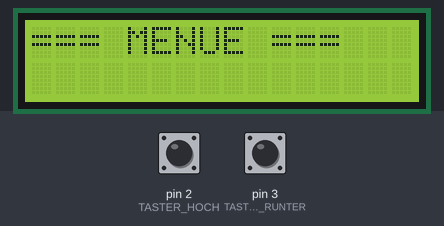
This sketch was run on a simulated Arduino Uno, built with avr-gcc and run on an emulated ATmega328P. Shown: 16×2 character LCD. The test bench sets the inputs (shaded band); at power-on: pin 2 (TASTER_HOCH) HIGH, pin 3 (TASTER_RUNTER) HIGH. What the sketch prints to the serial monitor is not drawn.

Above: at 0.1 s.
2.9 s: pin 2 (TASTER_HOCH) pulled LOW for 0.15 s
At 3.8 s:
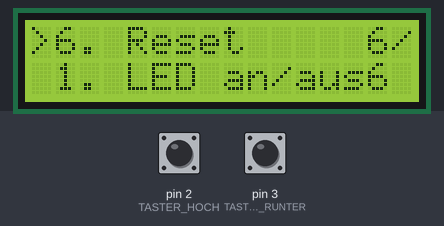
4.5 s: pin 2 (TASTER_HOCH) pulled LOW for 1 s
At 4.8 s:
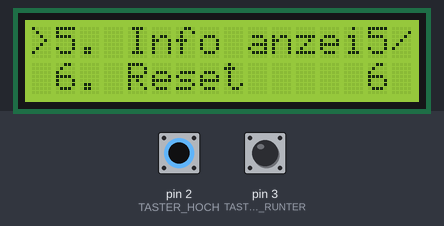
7.0 s: pin 2 (TASTER_HOCH) pulled LOW for 0.15 s
At 8.2 s:
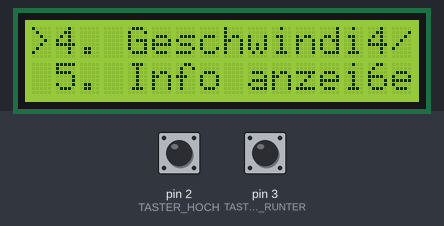
8.6 s: pin 2 (TASTER_HOCH) pulled LOW for 3.2 s
At 9.2 s:
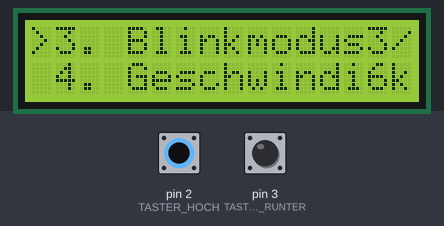
13.3 s: pin 2 (TASTER_HOCH) pulled LOW for 0.15 s
At 13.9 s:
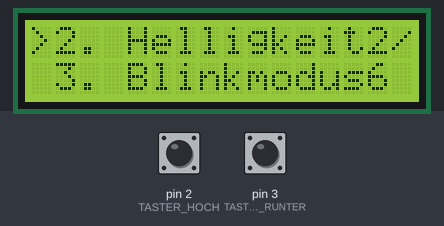
14.9 s: pin 3 (TASTER_RUNTER) pulled LOW for 0.15 s
At 15.4 s:
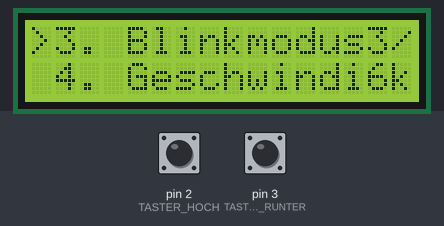
Timing chart, 0 to 17.5 s (numbered marks = the images above; inputs shaded):
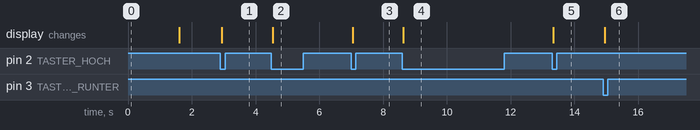

Measured:
- after the input at 2.9 s, the display: changes after 0.05 s (image 1)
- after the input at 4.5 s, the display: changes at once (image 2)
- after the input at 7.0 s, the display: changes after 0.05 s (image 3)
- after the input at 8.6 s, the display: changes at once (image 4)
- after the input at 13.3 s, the display: changes at once (image 5)
- after the input at 14.9 s, the display: changes after 0.05 s (image 6)

The sketch:

challenge4_menue.ino
```cpp
// B07 Challenge 4: Menue-Navigation
// Mit 2 Tastern durch ein Menue blaettern (Hoch/Runter)

#include <Wire.h>
#include <LiquidCrystal_I2C.h>

// LCD: Adresse 0x27, 16 Spalten, 2 Zeilen
LiquidCrystal_I2C lcd(0x27, 16, 2);

const int TASTER_HOCH = 2;
const int TASTER_RUNTER = 3;

// Menue-Eintraege
const char* menuePunkte[] = {
  "1. LED an/aus",
  "2. Helligkeit",
  "3. Blinkmodus",
  "4. Geschwindigk.",
  "5. Info anzeigen",
  "6. Reset"
};
const int ANZAHL_MENUE = 6;

int aktuellerPunkt = 0;
int letzterPunkt = -1;  // Fuer Aktualisierungspruefung

void setup() {
  lcd.init();
  lcd.backlight();

  pinMode(TASTER_HOCH, INPUT_PULLUP);
  pinMode(TASTER_RUNTER, INPUT_PULLUP);

  lcd.setCursor(0, 0);
  lcd.print("=== MENUE ===");

  Serial.begin(9600);
  Serial.println("Menue-Demo gestartet!");
  Serial.println("Taster HOCH = Pin 2");
  Serial.println("Taster RUNTER = Pin 3");

  delay(1500);
  zeigeMenu();
}

void loop() {
  // Taster abfragen
  if (digitalRead(TASTER_HOCH) == LOW) {
    aktuellerPunkt--;
    if (aktuellerPunkt < 0) {
      aktuellerPunkt = ANZAHL_MENUE - 1;  // Zu Ende springen
    }

    Serial.print("HOCH -> Punkt ");
    Serial.println(aktuellerPunkt + 1);

    zeigeMenu();
    warteAufLoslassen();
  }

  if (digitalRead(TASTER_RUNTER) == LOW) {
    aktuellerPunkt++;
    if (aktuellerPunkt >= ANZAHL_MENUE) {
      aktuellerPunkt = 0;  // Zu Anfang springen
    }

    Serial.print("RUNTER -> Punkt ");
    Serial.println(aktuellerPunkt + 1);

    zeigeMenu();
    warteAufLoslassen();
  }

  delay(50);  // Entprellen
}

void zeigeMenu() {
  lcd.clear();

  // Zeile 1: Aktueller Menue-Punkt mit Pfeil
  lcd.setCursor(0, 0);
  lcd.print(">");
  lcd.print(menuePunkte[aktuellerPunkt]);

  // Zeile 2: Naechster Punkt (Vorschau)
  int naechsterPunkt = (aktuellerPunkt + 1) % ANZAHL_MENUE;
  lcd.setCursor(0, 1);
  lcd.print(" ");
  lcd.print(menuePunkte[naechsterPunkt]);

  // Position-Anzeige rechts
  lcd.setCursor(14, 0);
  lcd.print(aktuellerPunkt + 1);
  lcd.print("/");
  lcd.setCursor(14, 1);
  lcd.print(ANZAHL_MENUE);
}

void warteAufLoslassen() {
  // Warten bis beide Taster losgelassen sind
  while (digitalRead(TASTER_HOCH) == LOW || digitalRead(TASTER_RUNTER) == LOW) {
    delay(10);
  }
  delay(100);  // Extra Entprellzeit
}
```
